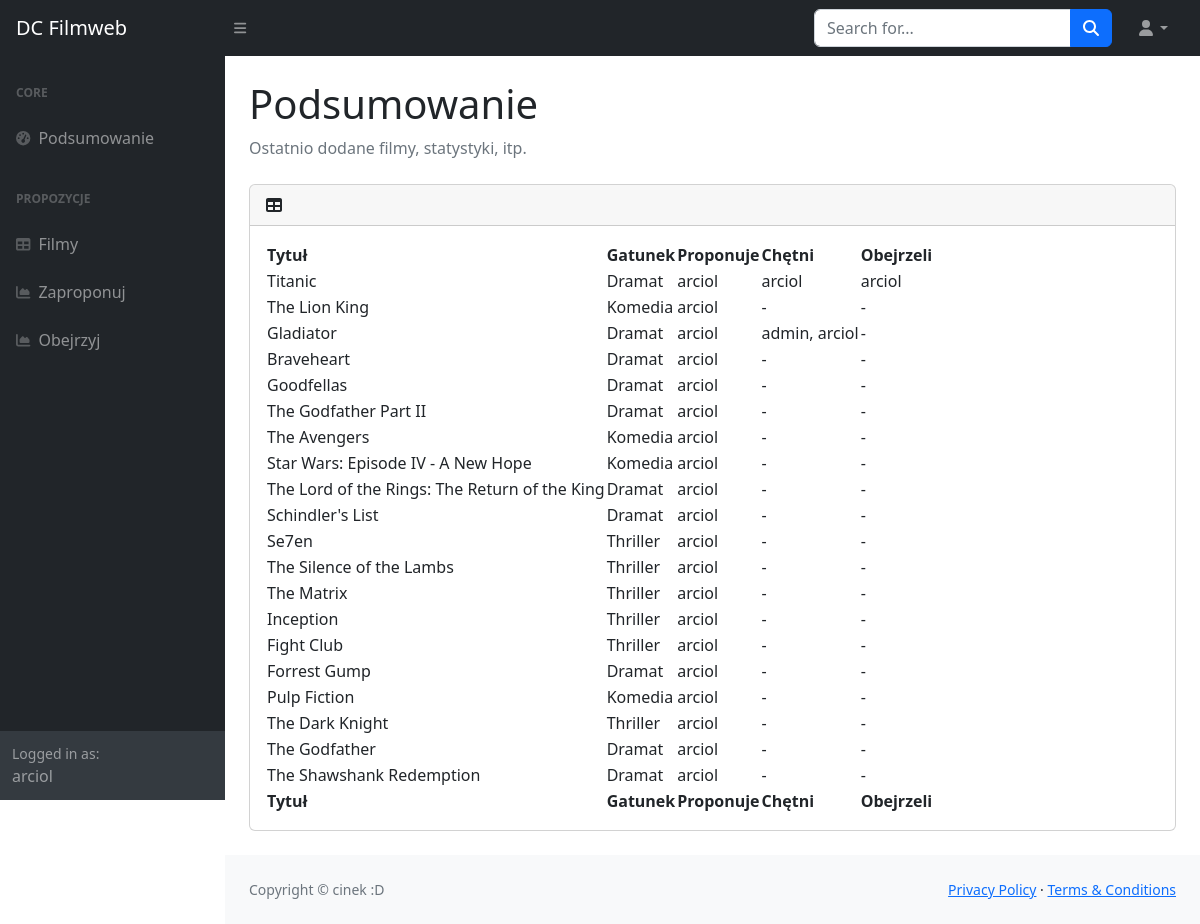
Screenshot of / (signed in) with the database file from the repository.
### films/models.py (models this page shows, shortened)
class Film(models.Model):
    DRAMA = "Dramat"
    HORROR = "Horror"
    THRILLER = "Thriller"
    COMEDY = "Komedia"
    CATEGORY_CHOICES = [
        (DRAMA, "Drama"),
        (HORROR, "Horror"),
        (THRILLER, "Thriller"),
        (COMEDY, "Comedy"),
    ]
    title = models.CharField(max_length=255, unique=True)
    year = models.IntegerField()
    director = models.CharField(max_length=255)
    description = models.TextField()
    category = models.CharField(max_length=8, choices=CATEGORY_CHOICES, default=DRAMA)
    created_at = models.DateTimeField(auto_now_add=True)
    updated_at = models.DateTimeField(auto_now=True)
    added_by = models.ForeignKey(
        User, on_delete=models.CASCADE, related_name="films_added", null=True
    )
    want_to_watch = models.ManyToManyField(
        User, related_name="films_to_watch", blank=True, null=True
    )
    watched = models.ManyToManyField(
        User, related_name="films_watched", null=True, blank=True
    )

### films/views.py (the view)
# urls.py: path("", films.views.dashboard, name="dashboard"),
@login_required(login_url="/oauth2/login")
def dashboard(request):
    films_list = Film.objects.all().order_by("-created_at")
    watched_films = request.user.films_watched.all().order_by("-updated_at")
    added_films = request.user.films_added.all().order_by("-created_at")
    watchlist = request.user.films_to_watch.all()
    return render(
        request,
        "dashboard.html",
        {
            "films": films_list,
            "watched_films": watched_films,
            "added_films": added_films,
            "current_user": request.user,
            "watchlist": watchlist,
        },
    )

### templates/dashboard.html
{% extends 'index.html' %}
{% block title %}
    Podsumowanie
{% endblock %}
{% block subtitle %}
    Ostatnio dodane filmy, statystyki, itp.
{% endblock %}
{% block tabelka %}
    <div class="card mb-4">
        <div class="card-header">
            <i class="fas fa-table me-1"></i>
        </div>
        <div class="card-body">
            <table id="datatablesSimple">
                <thead>
                    <tr>
                        <th>Tytuł</th>
                        <th>Gatunek</th>
                        <th>Proponuje</th>
                        <th>Chętni</th>
                        <th>Obejrzeli</th>
                    </tr>
                </thead>
                <tfoot>
                    <tr>
                        <th>Tytuł</th>
                        <th>Gatunek</th>
                        <th>Proponuje</th>
                        <th>Chętni</th>
                        <th>Obejrzeli</th>
                    </tr>
                </tfoot>
                <tbody>
                    {% for film in films %}
                    <tr>
                        <td>{{ film.title }}</td>
                        <td>{{ film.category }}</td>
                        <td>{{ film.added_by }}</td>
                        <td>{% if film.want_to_watch.all %}{{ film.want_to_watch.all|join:", " }}{% else %}-{% endif %}</td>
                        <td>{% if film.watched.all %}{{ film.watched.all|join:", " }}{% else %}-{% endif %}</td>
                    </tr>
                    {% endfor %}
                </tbody>
            </table>
        </div>
    </div>
{% endblock %}

### templates/index.html (shortened to what this page needs)
{% load static %}
<!DOCTYPE html>
<html lang="en">
    <head>
        <link href="https://cdn.jsdelivr.net/npm/simple-datatables@7.1.2/dist/style.min.css" rel="stylesheet" />
        <link href="{% static 'css/styles.css' %}" rel="stylesheet" />
    </head>
    <body class="sb-nav-fixed">
        <nav class="sb-topnav navbar navbar-expand navbar-dark bg-dark">
            <a class="navbar-brand ps-3">DC Filmweb</a>
            <button class="btn btn-link btn-sm order-1 order-lg-0 me-4 me-lg-0" id="sidebarToggle" href="#!"><i class="fas fa-bars"></i></button>
            <form class="d-none d-md-inline-block form-inline ms-auto me-0 me-md-3 my-2 my-md-0">
                <div class="input-group">
                    <input class="form-control" type="text" placeholder="Search for..." aria-label="Search for..." aria-describedby="btnNavbarSearch" />
                    <button class="btn btn-primary" id="btnNavbarSearch" type="button"><i class="fas fa-search"></i></button>
                </div>
            </form>
            <ul class="navbar-nav ms-auto ms-md-0 me-3 me-lg-4">
                <li class="nav-item dropdown">
                    <a class="nav-link dropdown-toggle" id="navbarDropdown" href="#" role="button" data-bs-toggle="dropdown" aria-expanded="false"><i class="fas fa-user fa-fw"></i></a>
                </li>
            </ul>
        </nav>
        <div id="layoutSidenav">
            <div id="layoutSidenav_nav">
                <nav class="sb-sidenav accordion sb-sidenav-dark" id="sidenavAccordion">
                    <div class="sb-sidenav-menu">
                        <div class="nav">
                            <div class="sb-sidenav-menu-heading">Core</div>
                            <a class="nav-link" href="/">
                                <div class="sb-nav-link-icon"><i class="fas fa-tachometer-alt"></i></div>
                                Podsumowanie
                            </a>
                            <div class="sb-sidenav-menu-heading">Propozycje</div>
                            <a class="nav-link" href="/films/">
                                <div class="sb-nav-link-icon"><i class="fas fa-table"></i></div>
                                Filmy
                            </a>
                            <a class="nav-link" href="/add_film/">
                                <div class="sb-nav-link-icon"><i class="fas fa-chart-area"></i></div>
                                Zaproponuj
                            </a>
                            <a class="nav-link" href="/wanna_watch/">
                                <div class="sb-nav-link-icon"><i class="fas fa-chart-area"></i></div>
                                Obejrzyj
                            </a>
                        </div>
                    </div>
                    <div class="sb-sidenav-footer">
                        <div class="small">Logged in as:</div>
                        {{ current_user }}
                    </div>
                </nav>
            </div>
            <div id="layoutSidenav_content">
                <main>
                    <div class="container-fluid px-4">
                        <h1 class="mt-4">{% block title %}{% endblock %}</h1>
                        <ol class="breadcrumb mb-4">
                            <li class="breadcrumb-item active">{% block subtitle %}{% endblock %}</li>
                        </ol>
                        {% block tabelka %}
                        {% endblock %}
                    </div>
                </main>
                <footer class="py-4 bg-light mt-auto">
                    <div class="container-fluid px-4">
                        <div class="d-flex align-items-center justify-content-between small">
                            <div class="text-muted">Copyright &copy; cinek :D</div>
                            <div>
                                <a href="#">Privacy Policy</a>
                                &middot;
                                <a href="#">Terms &amp; Conditions</a>
                            </div>
                        </div>
                    </div>
                </footer>
            </div>
        </div>
    </body>
</html>

### rows the page displays
Film: title "Titanic", category "Dramat", added_by "arciol", want_to_watch.all "arciol", watched.all "arciol"
Film: title "The Lion King", category "Komedia", added_by "arciol"
Film: title "Gladiator", category "Dramat", added_by "arciol", want_to_watch.all "admin, arciol"
Film: title "Braveheart", category "Dramat", added_by "arciol"
Film: title "Goodfellas", category "Dramat", added_by "arciol"
Film: title "The Godfather Part II", category "Dramat", added_by "arciol"
Film: title "The Avengers", category "Komedia", added_by "arciol"
Film: title "Star Wars: Episode IV - A New Hope", category "Komedia", added_by "arciol"
Film: title "The Lord of the Rings: The Return of the King", category "Dramat", added_by "arciol"
Film: title "Schindler's List", category "Dramat", added_by "arciol"
Film: title "Se7en", category "Thriller", added_by "arciol"
Film: title "The Silence of the Lambs", category "Thriller", added_by "arciol"
Film: title "The Matrix", category "Thriller", added_by "arciol"
Film: title "Inception", category "Thriller", added_by "arciol"
Film: title "Fight Club", category "Thriller", added_by "arciol"
Film: title "Forrest Gump", category "Dramat", added_by "arciol"
Film: title "Pulp Fiction", category "Komedia", added_by "arciol"
Film: title "The Dark Knight", category "Thriller", added_by "arciol"
Film: title "The Godfather", category "Dramat", added_by "arciol"
Film: title "The Shawshank Redemption", category "Dramat", added_by "arciol"

### other values shown
{{ current_user }} "arciol"
